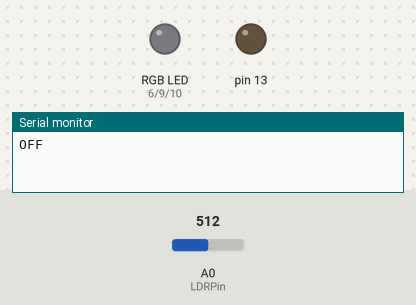
A sketch run on a simulated Arduino Uno, built with avr-gcc and run on an emulated ATmega328P. On the bench: an RGB LED mixed from three pins (HIGH = lit), output pins drawn as LEDs (lit = HIGH), the last lines printed to the serial monitor. The test bench sets the inputs (shaded band); at power-on: A0 (LDRPin) = 512.

Above: at 1.2 s.
1.3 s: A0 (LDRPin) set to 105
2.8 s: A0 (LDRPin) set to 88
At 3.3 s:
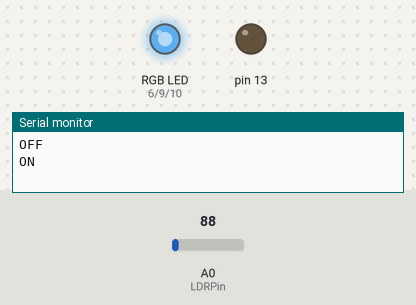
At 4.2 s:
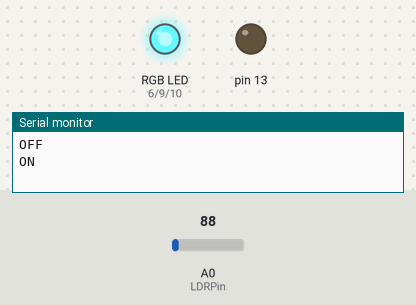
Timing chart, 0 to 22.5 s (numbered marks = the images above; inputs shaded):
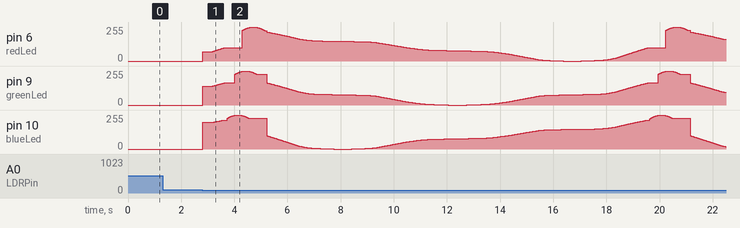

Measured:
- the behaviour switches between 100 and 99 on A0 (LDRPin) (found by bisection; images 0 and 1)
- after the input at 1.3 s, every drawn part: stays the same

The sketch:

ambiance.ino
```cpp
/*
 * Author Bruno Parmentier
 * http://www.brunoparmentier.be
 *
 * This sketch automatically turns on the music on a RPi, an IR led strip and a
 * mood lamp when the LDR output is below a certain amount of light.
 *
 * Mood lamp inspired by http://www.instructables.com/id/Mood-Lamp-with-Arduino/
 *
 * IR LED on PWM pin 3;
 * LDR (photoresistor) on analog pin A0;
 *
 */

#include <IRremote.h>

/* LDR */
int LDRPin = A0;
int LDRReading; // light value read by the sensor
int state; // system state: ON = 1, OFF = 0
int light_value = 100; // light limit

/* Color leds */
float RGB[3];
int redLed = 6;
int greenLed = 9;
int blueLed = 10;

/* IR led */
IRsend irsend;

void setup(){
  Serial.begin(9600);

  pinMode(13, OUTPUT);
  pinMode(redLed, OUTPUT);
  pinMode(greenLed, OUTPUT);
  pinMode(blueLed, OUTPUT);

  digitalWrite(13, LOW);
  digitalWrite(redLed, LOW);
  digitalWrite(greenLed, LOW);
  digitalWrite(blueLed, LOW);

  LDRReading = analogRead(LDRPin);
  (LDRReading < light_value) ? state = 0 : state = 1;
}

void loop(){
  for (float x = 0; x < PI; x += 0.00003) {

    /* Define red, green and blue led brightness values */
    RGB[0] = 255 * abs(sin(x * (180 / PI)));
    RGB[1] = 255 * abs(sin((x + PI / 3) * (180 / PI)));
    RGB[2] = 255 * abs(sin((x + (2 * PI) / 3) * (180 / PI)));

    /* Read LDR value */
    LDRReading = analogRead(LDRPin);

    if (LDRReading < light_value) {
      analogWrite(redLed, RGB[0]);
      analogWrite(greenLed, RGB[1]);
      analogWrite(blueLed, RGB[2]);

      if (state == 0) {
        for (int i = 0; i < 5; i++) {
          irsend.sendNEC(0xf7c03f, 32); // turn led strip ON
        }
        state = 1;
        Serial.println("ON");
      }
    } else if (LDRReading >= light_value) {
      digitalWrite(redLed, LOW);
      digitalWrite(greenLed, LOW);
      digitalWrite(blueLed, LOW);

      if (state == 1) {
        for (int i = 0; i < 5; i++) {
          irsend.sendNEC(0xf740bf, 32); // turn led strip off
        }
        state = 0;
        Serial.println("OFF");
      }
    }

    for (int i = 0; i < 3; i++) {
      if (RGB[i] < 1) {
        delay(100);
      }
      if (RGB[i] < 5) {
        delay(50);
      }
      if (RGB[i] < 10) {
        delay(10);
      }
      if (RGB[i] < 100) {
        delay(5);
      }
    }
    delay(1);
  }
}
```
